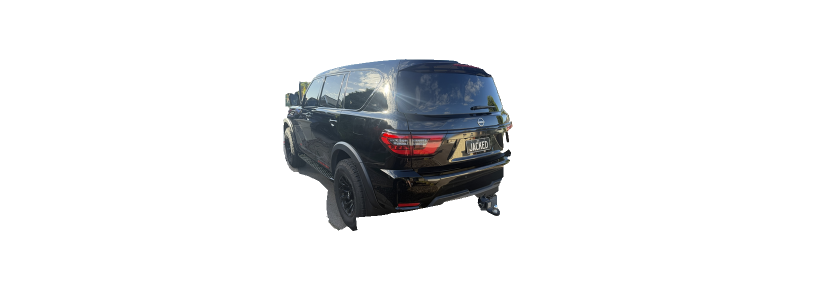
#> input picture wf3_run56/assets/y62-canonical-candidates/Y62-R34-V1-transparent-isolation-v02.png, 1672 x 615 px (shown at 1/2 size)
$ python build-y62-r34-candidate02-edge-review.py
#> lines starting #> are read from the running program, lines starting #| are printed output that depends on the picture; after the words box and inside, x2 and y2 are one past the last pixel; in counts of white or black regions, pixels touching at a corner belong together
#!/usr/bin/env python3
from PIL import Image, ImageDraw, ImageFont
from pathlib import Path
import hashlib, json, numpy as np

ROOT=Path(__file__).resolve().parents[1]
CAND=ROOT/'assets/y62-canonical-candidates/Y62-R34-V1-transparent-isolation-v02.png'
BOARD=ROOT/'assets/y62-canonical-candidates/Y62-R34-V1-candidate-02-edge-review-v01.png'
MANIFEST=ROOT/'assets/y62-canonical-candidates/Y62-R34-V1-candidate-02-edge-review-v01.json'
EXPECTED='b9258e98454d49b11197e5c04d89796eb3ad35dd064892f01f21490f2147b346'

def sha(p): return hashlib.sha256(Path(p).read_bytes()).hexdigest()
def font(size,bold=False):
    p='/usr/share/fonts/truetype/dejavu/DejaVuSans-Bold.ttf' if bold else '/usr/share/fonts/truetype/dejavu/DejaVuSans.ttf'
    return ImageFont.truetype(p,size)
def checker(size,cell=18):
    out=Image.new('RGBA',size,(230,230,230,255)); d=ImageDraw.Draw(out)
    for y in range(0,size[1],cell):
        for x in range(0,size[0],cell):
            c=(246,246,246,255) if ((x//cell+y//cell)%2==0) else (92,92,92,255)
            d.rectangle((x,y,min(x+cell-1,size[0]-1),min(y+cell-1,size[1]-1)),fill=c)
    return out

def fit(im,box):
    x,y,w,h=box; cp=im.copy(); cp.thumbnail((w,h),Image.Resampling.LANCZOS)
    return cp,(x+(w-cp.width)//2,y+(h-cp.height)//2)

def main():
    if sha(CAND)!=EXPECTED: raise SystemExit('candidate checksum mismatch')
    im=Image.open(CAND).convert('RGBA')
#> im is the input picture: PIL image 1672x615 RGBA; mean R, G, B, A 8.6, 9.2, 10.2, 29.7
    arr=np.array(im); a=arr[:,:,3]
#> after `a = arr[:, :, 3]`:
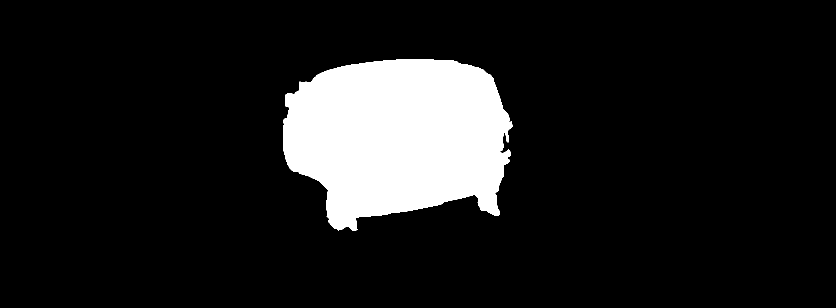
#> a: shape (615, 1672) (shown at 1/2 size); 11.6% white; 2 white regions (1 under 20 px), largest, box (x1, y1, x2, y2) and area: (567, 118, 1025, 462) 119583
    alpha_vals=np.unique(a).tolist(); bbox=Image.fromarray(a).getbbox()
#> after `alpha_vals = np.unique(a).tolist()`: alpha_vals = [0, 255]
#> after `bbox = Image.fromarray(a).getbbox()`: bbox = (567, 118, 1025, 462)
    opaque=int(np.sum(a==255)); semi=int(np.sum((a>0)&(a<255))); trans=int(np.sum(a==0))
#> after `opaque = int(np.sum(a == 255))`: opaque = 119584
#> after `semi = int(np.sum((a > 0) & (a < 255)))`: semi = 0
#> after `trans = int(np.sum(a == 0))`: trans = 908696
    if bbox is None: raise SystemExit('empty alpha')
    x0,y0,x1,y1=bbox
#> x0 = 567; y0 = 118; x1 = 1025; y1 = 462
    # Evidence zones selected from exact candidate coordinates. They expose the binary stair-step edge,
    # retained source-scene residue near the near-side mirror, and lower bumper/tow cutout quality.
    zones=[
      ('A · MIRROR / FRONT-SIDE EDGE',(max(0,x0-18),max(0,y0+18),min(im.width,x0+220),min(im.height,y0+260))),
      ('B · ROOF / SPOILER EDGE',(max(0,x0+125),max(0,y0-18),min(im.width,x0+430),min(im.height,y0+125))),
      ('C · REAR / TAILGATE EDGE',(max(0,x1-245),max(0,y0+80),min(im.width,x1+18),min(im.height,y0+330))),
      ('D · LOWER / TOW EDGE',(max(0,x0+105),max(0,y1-185),min(im.width,x1-5),min(im.height,y1+18))),
    ]
#> zones = [('A · MIRROR / FRONT-SIDE EDGE', (549, 136, 787, 378)), ('B · ROOF / SPOILER EDGE', (692, 100, 997, 243)), ('C · REAR / TAILGATE EDGE', (780, 198, 1043, 448)), ('D · LOWER / TOW EDGE', (672, 277, 1020, 480))]

    W,H=1800,1260
    out=Image.new('RGB',(W,H),(21,28,25)); d=ImageDraw.Draw(out)
    white=(239,242,239); muted=(171,184,175); green=(122,184,139); amber=(240,189,90); red=(239,116,110); line=(80,100,91)
    d.text((34,24),'Y62-R34-V1 · CANDIDATE 02 · EXACT-CHECKSUM EDGE REVIEW',font=font(32,True),fill=white)
    d.text((34,66),'REFERENCE_BACKED_APPROVED_VISUALS_ONLY · IDENTIFIED RETURN-ONLY QA · NO PRODUCTION PROMOTION',font=font(17),fill=muted)
    d.line((34,96,W-34,96),fill=line,width=2)

    # full candidate on checker
    full_bg=checker((960,355),18); full=Image.new('RGBA',(960,355),(0,0,0,0))
#> after `full = Image.new('RGBA', (960, 355), (0, 0, 0, 0))`: full: PIL image 960x355 RGBA; every value is 0
    cfit,pos=fit(im,(0,0,960,355)); full.alpha_composite(cfit,pos); full_comp=Image.alpha_composite(full_bg,full).convert('RGB')
#> after `cfit, pos = fit(im, (0, 0, 960, 355))`: pos = (0, 1)
    out.paste(full_comp,(34,116)); d.rectangle((34,116,994,471),outline=line,width=2)

    d.text((1030,120),'EXACT CANDIDATE',font=font(14,True),fill=muted)
    d.text((1030,146),'Y62-R34-V1-CANDIDATE-02',font=font(20,True),fill=white)
    d.text((1030,180),'SHA-256',font=font(13,True),fill=muted); d.text((1030,202),EXPECTED[:32]+'…',font=font(16),fill=white)
    d.text((1030,238),'ALPHA STRUCTURE',font=font(13,True),fill=muted); d.text((1030,260),f'opaque {opaque:,} · semi {semi:,} · transparent {trans:,}',font=font(16),fill=white)
    d.text((1030,294),'ALPHA VALUES',font=font(13,True),fill=muted); d.text((1030,316),str(alpha_vals),font=font(16),fill=white)
    d.text((1030,350),'REVIEWER',font=font(13,True),fill=muted); d.text((1030,372),'OPENAI-WF3-VISUAL-QA-02',font=font(16),fill=white)
    d.text((1030,406),'AUTHORITY',font=font(13,True),fill=muted); d.text((1030,428),'edge-review / return-only',font=font(16),fill=white)

    # zoom zones
    positions=[(34,510),(475,510),(916,510),(1357,510)]
    for (label,reg),(px,py) in zip(zones,positions):
        crop=im.crop(reg); bg=checker((400,330),16); fitted,pos=fit(crop,(0,0,400,330)); layer=Image.new('RGBA',(400,330),(0,0,0,0)); layer.alpha_composite(fitted,pos)
        comp=Image.alpha_composite(bg,layer).convert('RGB'); out.paste(comp,(px,py+34)); d.rectangle((px,py+34,px+400,py+364),outline=line,width=2); d.text((px,py),label,font=font(14,True),fill=white)
#> this loop made 4 passes
#> (label, reg, px, pos) on passes 1 to 4: ('A · MIRROR / FRONT-SIDE EDGE', (549, 136, 787, 378), 34, (81, 44)), ('B · ROOF / SPOILER EDGE', (692, 100, 997, 243), 475, (47, 93)), ('C · REAR / TAILGATE EDGE', (780, 198, 1043, 448), 916, (68, 40)), ('D · LOWER / TOW EDGE', (672, 277, 1020, 480), 1357, (26, 63))
#> pass 1, in main, `bg = checker((400, 330), 16)`:
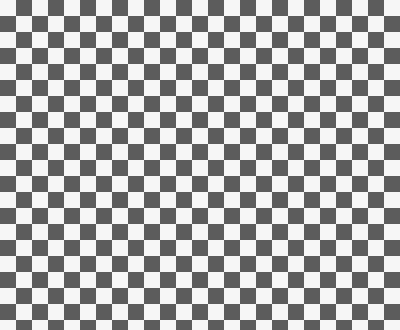
#> bg: PIL image 400x330 RGBA; mean R, G, B, A 169.1, 169.1, 169.1, 255
#> after the loop:
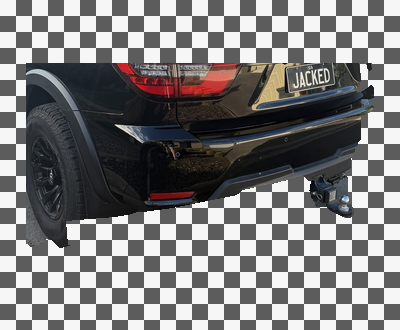
#> comp: PIL image 400x330 RGB; mean R, G, B 126.2, 124.9, 125.3
#> after the loop:
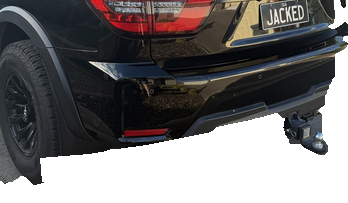
#> crop: PIL image 348x203 RGBA; mean R, G, B, A 35.7, 33.3, 34.1, 174.5; transparent parts drawn white
#> after the loop:
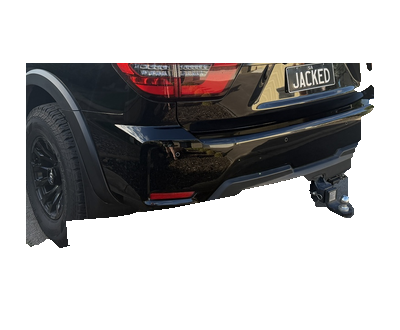
#> layer: PIL image 400x330 RGBA; mean R, G, B, A 19.1, 17.8, 18.3, 93.4; transparent parts drawn white
#> after the loop:
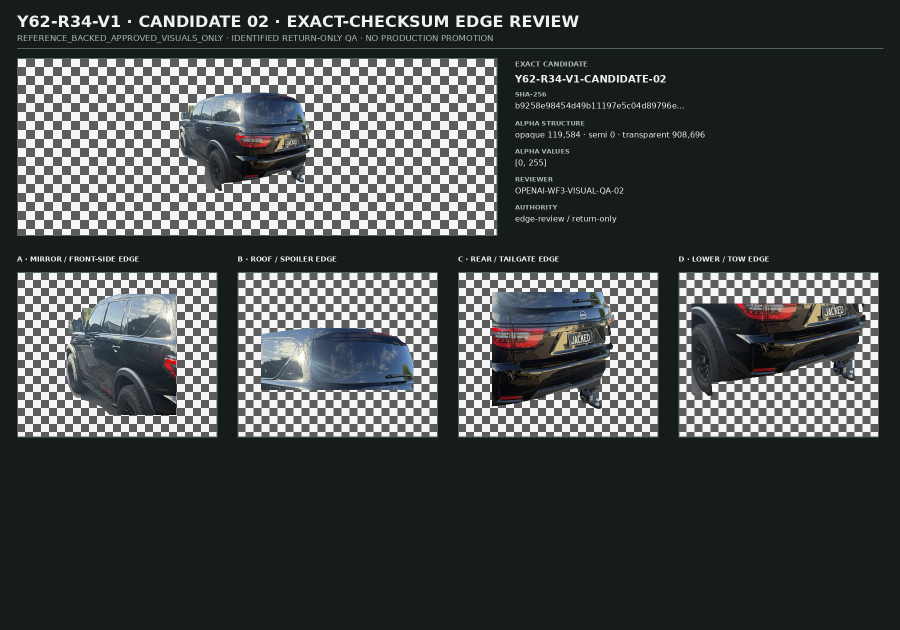
#> out: PIL image 1800x1260 RGB (shown at 1/2 size); mean R, G, B 70.4, 75.3, 74

    y=912
    rows=[
      ('PASS','checksum / owner-camera lineage','Exact Candidate 02 SHA verified; owner-source camera and no-warp lineage remain intact.',green),
      ('PASS','no guessed geometry','Review does not repaint, warp, complete or replace any vehicle geometry.',green),
      ('RETURN','edge fidelity','Binary 0/255 alpha produces visible stair-step/clipped contouring at roof/spoiler and lower bumper/tow edges.',red),
      ('RETURN','source-scene boundary residue','Near-side mirror/front-side boundary retains visible source foliage/background residue; alpha isolation is not production-clean.',red),
      ('FAIL','clean neutral reconstruction','Photographed sky/building/foliage reflections remain in body and glass RGB; this review does not authorise removal by guessing.',red),
      ('HOLD','F34 family / rights / master / WF5','R34 production lock remains downstream of accepted F34 family alignment, production-binary rights and separate master/WF5 gates.',amber),
    ]
    for status,label,note,col in rows:
        d.text((40,y),status,font=font(15,True),fill=col); d.text((145,y),label,font=font(15,True),fill=white); d.text((465,y),note,font=font(14),fill=muted); y+=48
#> after the loop, y = 1200
    d.text((40,1202),'DECISION: RETURN CANDIDATE 02 FOR ALPHA-EDGE CLEANUP BEFORE CLEAN NEUTRAL RECONSTRUCTION',font=font(20,True),fill=red)
    out.save(BOARD,optimize=False)
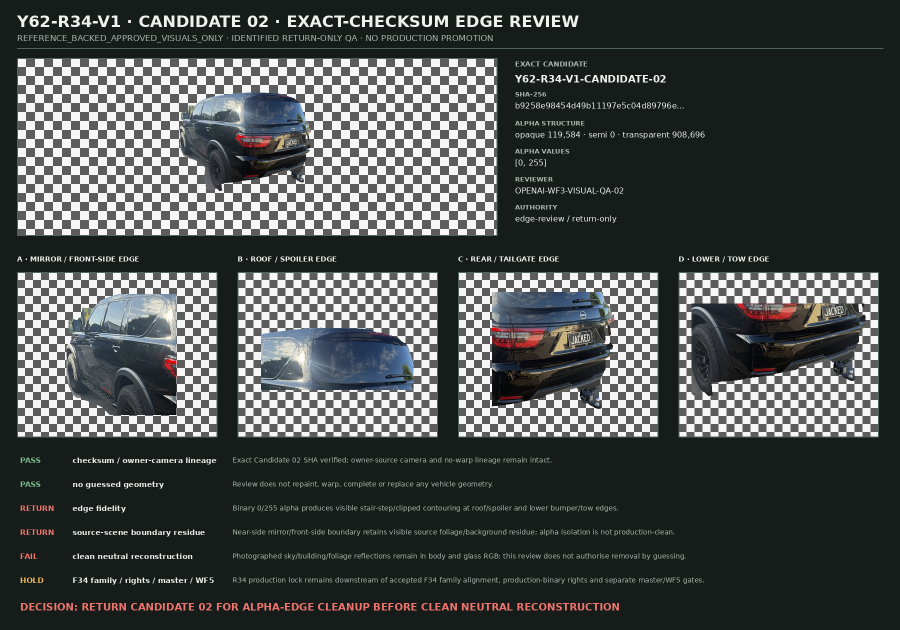
#> saved as Y62-R34-V1-candidate-02-edge-review-v01.png: PIL image 1800x1260 RGB (shown at 1/2 size); mean R, G, B 72.7, 77, 75.7
    board_sha=sha(BOARD)

    manifest={
      'schemaVersion':'0.26.25','packageId':'Y62-R34-V1-CANDIDATE02-EDGE-REVIEW-01','policy':'REFERENCE_BACKED_APPROVED_VISUALS_ONLY',
      'vehicleId':'nissan-y62-warrior-2025','viewId':'rear34','briefId':'Y62-R34-V1',
      'candidate':{'candidateId':'Y62-R34-V1-CANDIDATE-02','file':'assets/y62-canonical-candidates/Y62-R34-V1-transparent-isolation-v02.png','sha256':EXPECTED,'width':im.width,'height':im.height,'hasAlpha':True,'governanceState':'master-draft','cameraMatched':False,'productionEligible':False},
      'reviewer':{'reviewerId':'OPENAI-WF3-VISUAL-QA-02','reviewerClass':'model-vision-edge-qa','authority':'edge-review-return-only','identified':True,'masterApprovalAuthority':False,'productionPassAuthority':False},
      'reviewedAt':'2026-09-14T16:05:02+09:30',
      'ownerEvidence':[{'id':'OWNER-Y62-REAR34-01','file':'references/y62-owner/IMG_4540.jpeg','sha256':'747c9edf7b39fca2cb9fa9dde0bf329cdbec8dc2c08643d873317b50c27d28e2','role':'primary camera/authenticity evidence'},{'id':'OWNER-Y62-REAR-01','file':'references/y62-owner/IMG_4508.jpeg','sha256':'a72cb38fc92c95afd86c6eab513904d056ae80b3123ccea64eea9cbd5c01627a','role':'rear fascia/tailgate/bumper support'},{'id':'OWNER-Y62-F34-01','file':'references/y62-owner/IMG_4030.jpeg','sha256':'400a6e3f7fddeb5dba175173491ddd2bab62c0cea6fd286b5c4e6119d9a72fdc','role':'Warrior identity/stance/factory rolling-stock family support'}],
      'alphaEvidence':{'bbox':[x0,y0,x1,y1],'uniqueAlphaValues':alpha_vals,'opaquePixels':opaque,'semiTransparentPixels':semi,'transparentPixels':trans,'finding':'Candidate 02 uses a fully binary alpha edge (0/255 only). At the current source scale, the resulting hard contour is visibly stair-stepped/clipped in multiple high-curvature regions and is not production-clean.'},
      'checks':[
        {'id':'exact-checksum','result':'pass','basis':'candidate binary matches the checksum under review'},
        {'id':'owner-camera-lineage','result':'pass','basis':'Candidate 02 derives from accepted owner-source R34 camera with uniform resize/fixed placement and no perspective warp'},
        {'id':'no-guessed-geometry','result':'pass','basis':'review is observational only and authorises no repaint, generative completion, warp or replacement geometry'},
        {'id':'roof-spoiler-edge','result':'return','basis':'visible hard stair-step/clipped contour on roof/spoiler edge at candidate scale'},
        {'id':'mirror-front-side-boundary','result':'return','basis':'visible source-scene foliage/background residue remains adjacent to the near-side mirror/front-side boundary'},
        {'id':'lower-bumper-tow-edge','result':'return','basis':'hard binary contour and clipped soft edge/detail remain around lower bumper/tow region'},
        {'id':'clean-neutral-reconstruction','result':'fail','basis':'photographed environment reflections remain in body/glass RGB; edge cleanup alone will not satisfy neutral reconstruction'},
        {'id':'f34-family-alignment','result':'hold','basis':'accepted F34 canonical master remains pending Candidate 05'},
        {'id':'production-binary-rights','result':'hold','basis':'not separately recorded'},
        {'id':'master-wf5','result':'hold','basis':'separate master approval and WF5 exact-checksum promotion gate not run'}
      ],
      'decision':'return-edge-cleanup-before-neutral-reconstruction','edgeQuality':'return','reconstructionAllowed':True,'cameraReviewAccepted':True,'cameraGeometryMatched':False,'productionEligible':False,
      'board':{'file':'assets/y62-canonical-candidates/Y62-R34-V1-candidate-02-edge-review-v01.png','sha256':board_sha},
      'externalExactVehiclePolicy':'reference-only unless separately rights-recorded; no external exact-vehicle production pixels were introduced by Candidate 02 or this review',
      'nextDependency':'F34 Candidate 05 remains first. For R34, create a checksum-new alpha-edge-cleaned Candidate 03 from the owner-source pixels only (no RGB repaint, perspective warp or synthetic geometry), then perform fresh exact-checksum edge review before any clean neutral/professional reconstruction. Production lock remains blocked behind accepted F34-family alignment, production-binary rights, master approval and WF5.'
    }
    MANIFEST.write_text(json.dumps(manifest,indent=2,ensure_ascii=False)+'\n',encoding='utf-8')
    print(json.dumps({'boardSha256':board_sha,'manifestSha256':sha(MANIFEST),'alphaValues':alpha_vals,'bbox':bbox,'opaque':opaque,'semi':semi},indent=2))
#> (printed output is left out)

if __name__=='__main__': main()
